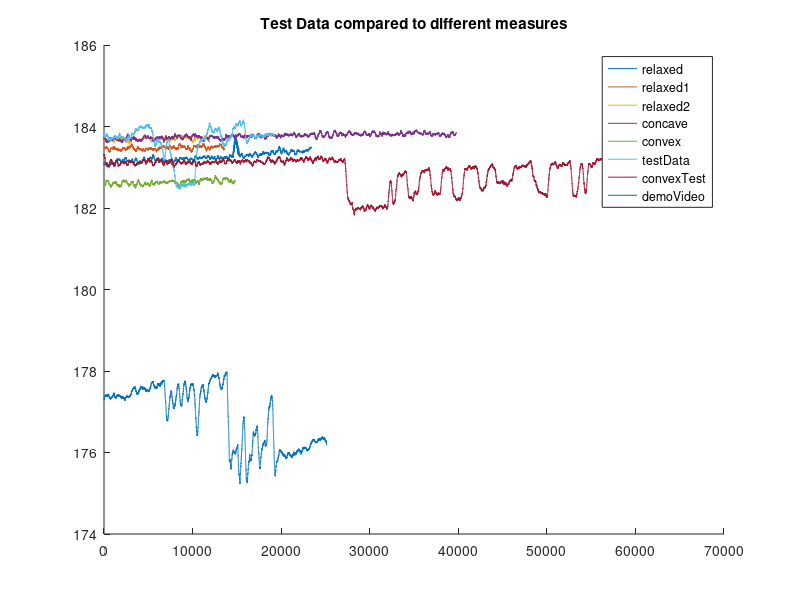

Source code (MATLAB):
%% clear all

clc; clear; close all;

%% Unfiltered Whisker Data

relaxed = csvread("whisker-short-length-relaxed.csv");
relaxed1 = csvread("whisker-short-length-relaxed-1.csv");
relaxed2 = csvread("whisker-short-length-relaxed-2.csv");
concave = csvread("whisker-short-length-concave.csv");
convex = csvread("whisker-short-length-convex.csv");
testData = csvread("whisker-short-length-test.csv");
convexTest = csvread("whisker-short-length-test-convex.csv");
demoVideo = csvread("whisker-demo.csv");

figure;
hold on;
n = 256;
plot(movmean(relaxed,n))
plot(movmean(relaxed1,n))
plot(movmean(relaxed2,n))
plot(movmean(concave,n))
plot(movmean(convex,n))
plot(movmean(testData,n))
plot(movmean(convexTest,n))
plot(movmean(demoVideo,n))
title("Test Data compared to different measures")

legend("relaxed","relaxed1","relaxed2","concave","convex","testData","convexTest","demoVideo");